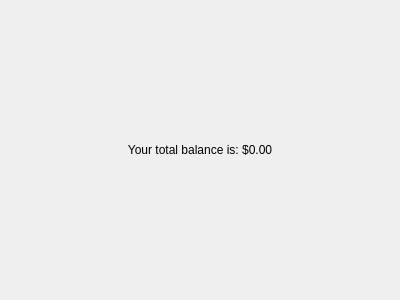
<?xml version="1.0" encoding="UTF-8"?>
<ui version="4.0">
 <class>TotalBalance</class>
 <widget class="QWidget" name="TotalBalance">
  <property name="geometry">
   <rect>
    <x>0</x>
    <y>0</y>
    <width>400</width>
    <height>300</height>
   </rect>
  </property>
  <property name="windowTitle">
   <string>Total Balance</string>
  </property>
  <layout class="QVBoxLayout" name="verticalLayout">
    <item>
     <widget class="QLabel" name="totalBalanceLabel">
      <property name="text">
       <string>Your total balance is: $0.00</string>
      </property>
      <property name="alignment">
       <set>Qt::AlignCenter</set>
      </property>
     </widget>
    </item>
  </layout>
 </widget>
 <resources/>
 <connections/>
</ui>
